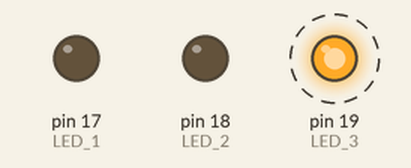
The sketch below on a simulated Arduino Uno, built with avr-gcc and run on an emulated ATmega328P. On the bench: output pins drawn as LEDs (lit = HIGH). Dashed ring = blinking.

Above: at 0.4 s.
Timing chart, 0 to 3.0 s (numbered marks = the images above):
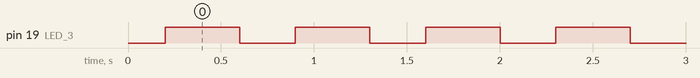

Measured:
- by itself, pin 19 (LED_3): alternates HIGH for 0.40 s and LOW for 0.30 s

The sketch:

E73_Blink.ino
```cpp
#define LED_1 17  //R
#define LED_2 18  //G
#define LED_3 19  //B

// #define LED_1 27
// #define LED_2 28
// #define LED_3 29

void setup() {
  // initialize digital pin LED_BUILTIN as an output.
  pinMode(LED_1, OUTPUT);
  pinMode(LED_2, OUTPUT);
  pinMode(LED_3, OUTPUT);
  digitalWrite(LED_1, LOW); digitalWrite(LED_2, LOW); digitalWrite(LED_3, LOW);

}

// the loop function runs over and over again forever
void loop() {
//  digitalWrite(LED_1, HIGH);  // turn the LED on (HIGH is the voltage level)
  delay(100);                      // wait for a second
//  digitalWrite(LED_2, HIGH);  // turn the LED on (HIGH is the voltage level)
  delay(100);                      // wait for a second
  digitalWrite(LED_3, HIGH);   // turn the LED off by making the voltage LOW
  delay(100);                      // wait for a second
//  digitalWrite(LED_1, LOW);  // turn the LED on (HIGH is the voltage level)
  delay(200);                      // wait for a second
//  digitalWrite(LED_2, LOW);   // turn the LED off by making the voltage LOW
  delay(100);                      // wait for a second
  digitalWrite(LED_3, LOW);   // turn the LED off by making the voltage LOW
  delay(100);                      // wait for a second
}
```
